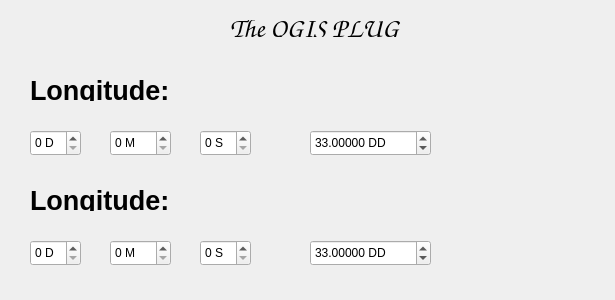
<?xml version="1.0" encoding="UTF-8"?>
<ui version="4.0">
 <class>LatLangCacDialogBase</class>
 <widget class="QDialog" name="LatLangCacDialogBase">
  <property name="geometry">
   <rect>
    <x>0</x>
    <y>0</y>
    <width>615</width>
    <height>300</height>
   </rect>
  </property>
  <property name="windowTitle">
   <string>Latitude Lobgitude Calculater</string>
  </property>
  <widget class="QLabel" name="label_2">
   <property name="geometry">
    <rect>
     <x>30</x>
     <y>80</y>
     <width>141</width>
     <height>21</height>
    </rect>
   </property>
   <property name="font">
    <font>
     <pointsize>20</pointsize>
     <weight>75</weight>
     <bold>true</bold>
    </font>
   </property>
   <property name="text">
    <string>Longitude:</string>
   </property>
  </widget>
  <widget class="QSpinBox" name="sb_Lat_D">
   <property name="geometry">
    <rect>
     <x>30</x>
     <y>130</y>
     <width>51</width>
     <height>26</height>
    </rect>
   </property>
   <property name="styleSheet">
    <string notr="true">D</string>
   </property>
   <property name="suffix">
    <string> D</string>
   </property>
   <property name="maximum">
    <number>90</number>
   </property>
   <property name="stepType">
    <enum>QAbstractSpinBox::AdaptiveDecimalStepType</enum>
   </property>
  </widget>
  <widget class="QSpinBox" name="sb_Lat_M">
   <property name="geometry">
    <rect>
     <x>110</x>
     <y>130</y>
     <width>61</width>
     <height>26</height>
    </rect>
   </property>
   <property name="suffix">
    <string> M</string>
   </property>
   <property name="maximum">
    <number>90</number>
   </property>
  </widget>
  <widget class="QSpinBox" name="sb_L_S">
   <property name="geometry">
    <rect>
     <x>200</x>
     <y>130</y>
     <width>51</width>
     <height>26</height>
    </rect>
   </property>
   <property name="suffix">
    <string> S</string>
   </property>
   <property name="maximum">
    <number>90</number>
   </property>
  </widget>
  <widget class="QDoubleSpinBox" name="dsb_Lat">
   <property name="geometry">
    <rect>
     <x>310</x>
     <y>130</y>
     <width>121</width>
     <height>26</height>
    </rect>
   </property>
   <property name="suffix">
    <string> DD</string>
   </property>
   <property name="decimals">
    <number>5</number>
   </property>
   <property name="maximum">
    <double>90.000000000000000</double>
   </property>
   <property name="value">
    <double>33.000000000000000</double>
   </property>
  </widget>
  <widget class="QSpinBox" name="sb_Lng_M">
   <property name="geometry">
    <rect>
     <x>110</x>
     <y>240</y>
     <width>61</width>
     <height>26</height>
    </rect>
   </property>
   <property name="suffix">
    <string> M</string>
   </property>
   <property name="maximum">
    <number>90</number>
   </property>
  </widget>
  <widget class="QDoubleSpinBox" name="dsb_lng">
   <property name="geometry">
    <rect>
     <x>310</x>
     <y>240</y>
     <width>121</width>
     <height>26</height>
    </rect>
   </property>
   <property name="suffix">
    <string> DD</string>
   </property>
   <property name="decimals">
    <number>5</number>
   </property>
   <property name="maximum">
    <double>90.000000000000000</double>
   </property>
   <property name="value">
    <double>33.000000000000000</double>
   </property>
  </widget>
  <widget class="QSpinBox" name="sb_Lng_D">
   <property name="geometry">
    <rect>
     <x>30</x>
     <y>240</y>
     <width>51</width>
     <height>26</height>
    </rect>
   </property>
   <property name="styleSheet">
    <string notr="true">D</string>
   </property>
   <property name="suffix">
    <string> D</string>
   </property>
   <property name="maximum">
    <number>90</number>
   </property>
   <property name="stepType">
    <enum>QAbstractSpinBox::AdaptiveDecimalStepType</enum>
   </property>
  </widget>
  <widget class="QLabel" name="label_3">
   <property name="geometry">
    <rect>
     <x>30</x>
     <y>190</y>
     <width>141</width>
     <height>21</height>
    </rect>
   </property>
   <property name="font">
    <font>
     <pointsize>20</pointsize>
     <weight>75</weight>
     <bold>true</bold>
    </font>
   </property>
   <property name="text">
    <string>Longitude:</string>
   </property>
  </widget>
  <widget class="QSpinBox" name="sb_Lng_S">
   <property name="geometry">
    <rect>
     <x>200</x>
     <y>240</y>
     <width>51</width>
     <height>26</height>
    </rect>
   </property>
   <property name="suffix">
    <string> S</string>
   </property>
   <property name="maximum">
    <number>90</number>
   </property>
  </widget>
  <widget class="QLabel" name="label">
   <property name="geometry">
    <rect>
     <x>230</x>
     <y>20</y>
     <width>381</width>
     <height>17</height>
    </rect>
   </property>
   <property name="font">
    <font>
     <family>Z003</family>
     <pointsize>20</pointsize>
     <italic>true</italic>
    </font>
   </property>
   <property name="text">
    <string>The QGIS PLUG</string>
   </property>
  </widget>
 </widget>
 <resources/>
 <connections/>
</ui>
